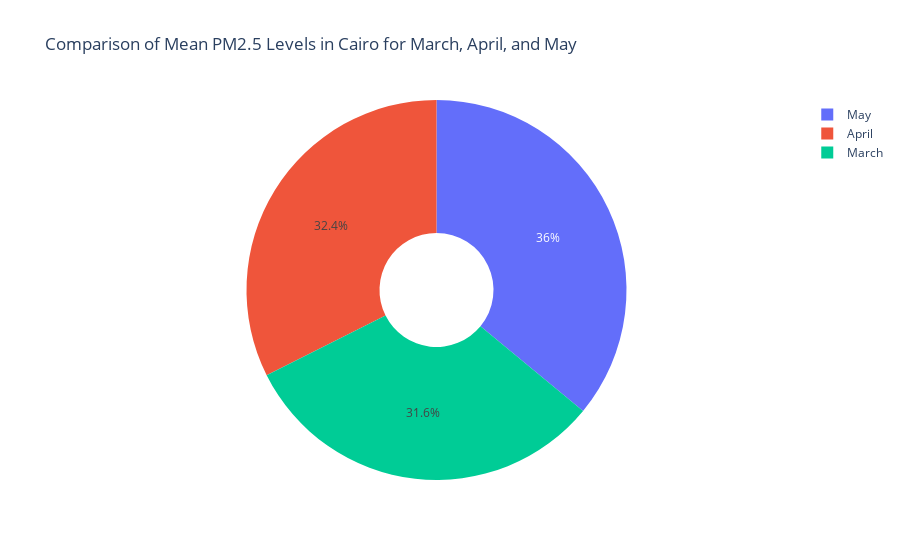

Source (notebook cell):
### Code cell
# Filter for PM2.5 measurements
pm25_march = cairomarch[cairomarch['parameter'] == 'pm25']
pm25_april = cairoapril[cairoapril['parameter'] == 'pm25']
pm25_may = cairomay[cairomay['parameter'] == 'pm25']

# Calculate the mean PM2.5 values
mean_pm25_march = pm25_march['value'].mean()
mean_pm25_april = pm25_april['value'].mean()
mean_pm25_may = pm25_may['value'].mean()

# Create a DataFrame for the pie chart
mean_pm25_data = pd.DataFrame({
    'Month': ['March', 'April', 'May'],
    'Mean PM2.5': [mean_pm25_march, mean_pm25_april, mean_pm25_may]
})

# Create the pie chart
fig = px.pie(mean_pm25_data, names='Month', values='Mean PM2.5', 
             title='Comparison of Mean PM2.5 Levels in Cairo for March, April, and May',
             labels={'Mean PM2.5': 'Mean PM2.5 Value'},
             hole=0.3)  # Creates a donut chart

fig.show()

### Figure 1 — Plotly figure (JSON) as saved in the notebook; plotly's stock layout.template omitted (floating-point values rounded to 4 significant figures)
{"data": [{"domain": {"x": [0, 1], "y": [0, 1]}, "hole": 0.3, "hovertemplate": "Month=%{label}<br>Mean PM2.5 Value=%{value}<extra></extra>", "labels": ["March", "April", "May"], "legendgroup": "", "name": "", "showlegend": true, "type": "pie", "values": [41.55, 42.56, 47.26]}], "layout": {"legend": {"tracegroupgap": 0}, "title": {"text": "Comparison of Mean PM2.5 Levels in Cairo for March, April, and May"}}}
